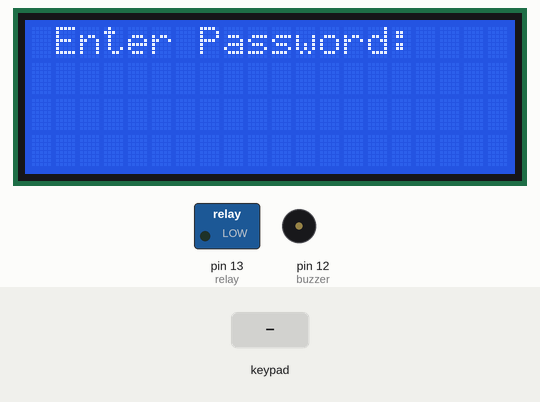
Recording of a sketch running on a simulated Arduino Uno, built with avr-gcc and run on an emulated ATmega328P. Parts: 20×4 character LCD, switched loads named in the sketch (green lamp = pin HIGH), buzzer (waves = sounding, pin HIGH). The inputs (shaded band) are chosen by the test bench.

Above: at 5.4 s.
5.5 s: keypad keys 1 2 3 4 pressed 0.4 s apart
At 9.8 s:
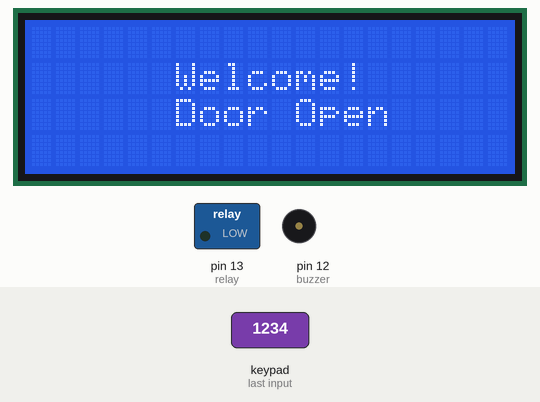
10.1 s: key '*' pressed
13.1 s: key '#' pressed
At 15.8 s:
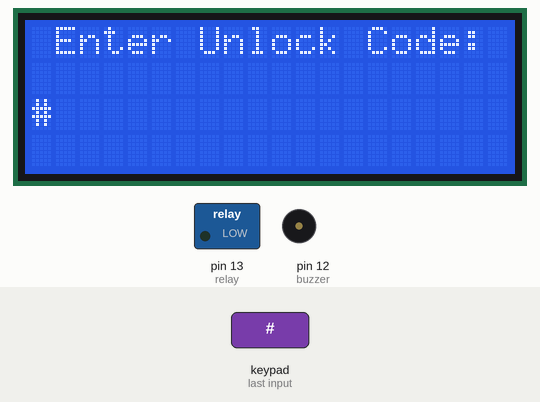
16.1 s: keypad keys 6 7 8 9 pressed 0.4 s apart
At 20.5 s:
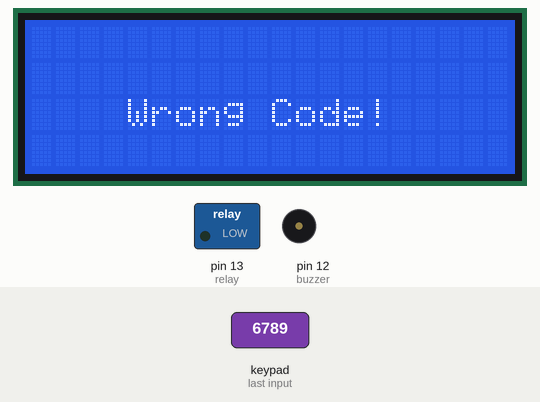
20.7 s: key '1' pressed
At 22.8 s:
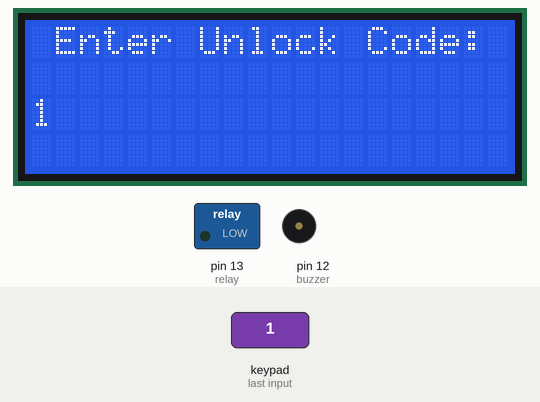
Timing chart, 0 to 24.3 s (numbered marks = the images above; inputs shaded):
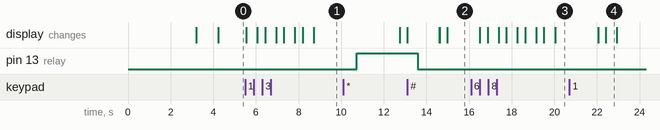

The sketch:

democheck.ino
```cpp
//Developed by Md. Rifat Uddin

#include<Keypad.h>
#include <Wire.h>
#include <LiquidCrystal_I2C.h>

LiquidCrystal_I2C lcd(0x3F,20,4);
//LiquidCrystal_I2C lcd = LiquidCrystal_I2C(0x27, 16, 2);

char keys[4][3]={
 {'1','2','3'},
 {'4','5','6'},
 {'7','8','9'},
 {'*','0','#'}};

byte rowPin[4]={6,7,8,9};
byte colPin[3]={3,4,5};

String password = "1234";
int position = 0;

int wrong = 0;


int relay = 13;
int buzzer = 12;

Keypad keypad=Keypad(makeKeymap(keys),rowPin,colPin,4,3);


int total = 0;

void setup()
{

 pinMode(relay,OUTPUT);
 pinMode(buzzer, OUTPUT);

lcd.init();
lcd.init();
lcd.backlight();
lcd.print("     CSE461 Project     ");
lcd.setCursor(0,1);
lcd.print("   Locking System   ");
lcd.setCursor(0,2);
lcd.print("By: Rifat Tasdid");
lcd.setCursor(0,3);
lcd.print("By: Umme Nigah");
delay(3000);
lcd.clear();
setLocked(true);
delay(20);
}

void loop()
{

  lcd.clear();
  lcd.print(" Enter Password: ");
  delay(100);

 char pressed=keypad.getKey();
 String key[3];

 if(pressed)
 {
  lcd.clear();
  lcd.print(" Enter Unlock Code: ");
  lcd.setCursor(position,2);
  lcd.print(pressed);
  delay(500);
    if(pressed == '*' || pressed == '#')
      {
          position = 0;
          setLocked(true);
          lcd.clear();
      }

    else if(pressed == password[position])
      {
          key[position]=pressed;
          position++;
      }

    else if (pressed != password[position] )
      {
          wrong++;
          position ++;
      }

    if(position == 4){
          if( wrong >0)
            {
                total++;
                wrong = 0;
                position = 0;
                lcd.clear();
                lcd.setCursor(0,2);
                lcd.print("    Wrong Code!     ");
                delay(1000);
                setLocked(true);
            }

          else if(position == 4 && wrong == 0)
            {
                position = 0;
                wrong = 0;
                lcd.clear();
                lcd.setCursor(0,1);
                lcd.print("      Welcome!     ");
                lcd.setCursor(5,2);
                lcd.print(" Door Open");
                delay(2000);
                setLocked(false);
            }

             if(total ==3)
            {
                total=0;
                buzzer_beep();
                delay(500);
            }

        }

   }


}

void setLocked(int locked)
  {
    if (locked)
      {
          digitalWrite(relay, LOW);
          delay(1000);
      }
    else
      {

          digitalWrite(relay, HIGH);
          delay(2000);

      }
  }
void buzzer_beep()
{
   lcd.clear();
   lcd.setCursor(0,1);
   lcd.print("    WARNING  !!!!   ");
   lcd.setCursor(0,2);
   lcd.print("   Access Denied");
   for (int i=0;i<3;i++){
   digitalWrite(buzzer,HIGH);
   delay(1000);
   digitalWrite(buzzer,LOW);
   delay(1000);
   }
}
```

Measured:
- after the input at 5.5 s, the display: first changes after 0.05 s (image 1 shows a later state)
- after the input at 13.1 s, the display: first differs from a run without the input after 1.9 s (image 2)
- after the input at 16.1 s, the display: first differs from a run without the input after 0.77 s (image 3 shows a later state)
- after the input at 20.7 s, the display: first differs from a run without the input after 1.7 s (image 4)
- what the display in image 4 shows lasts 0.5 s, from 22.4 s to 22.9 s
